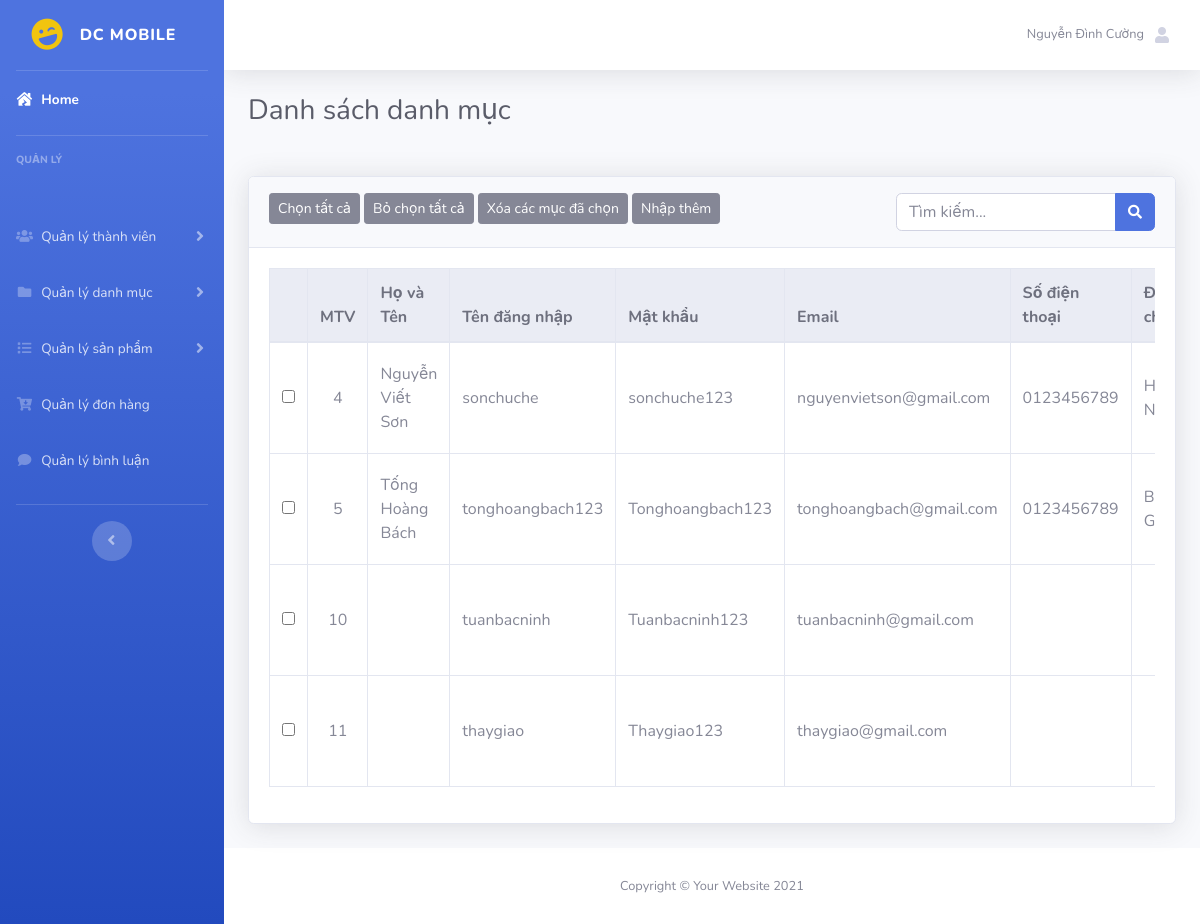
The app's page /admin/index.php?act=listtv (signed in), older data.
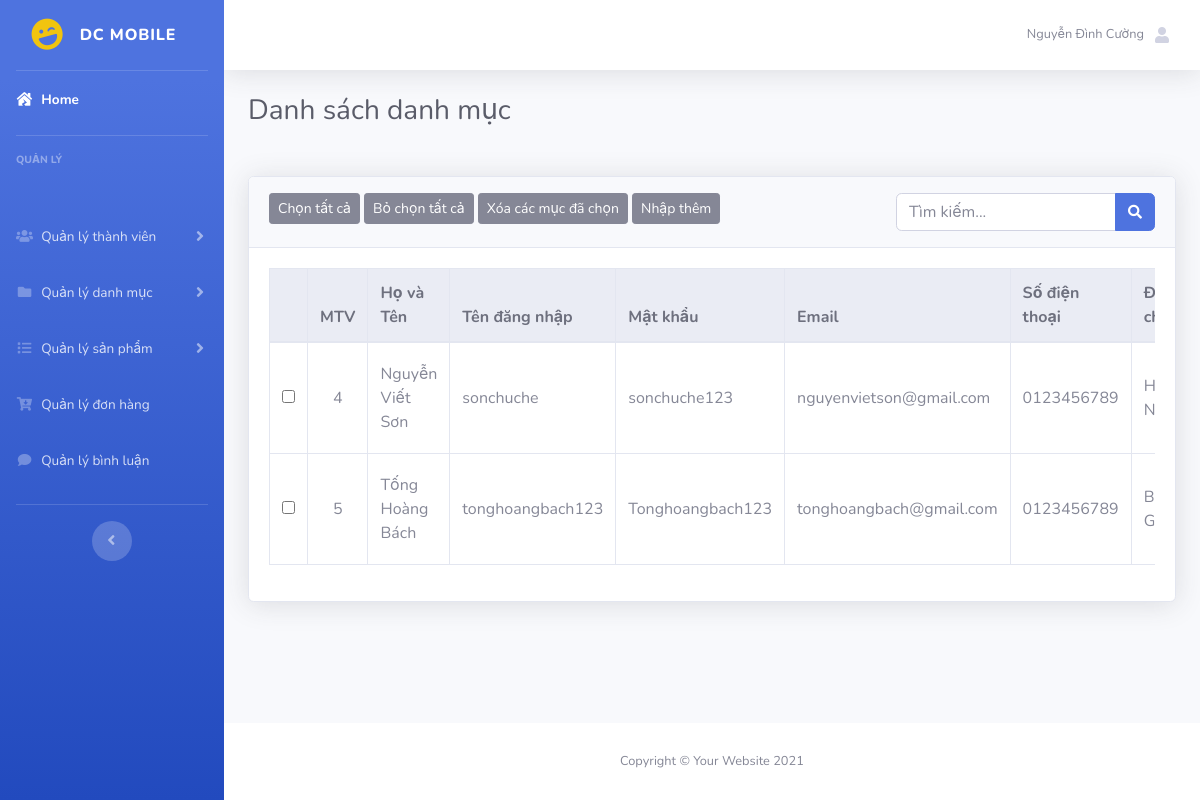
The same page, newer data.
### tables this page shows
CREATE TABLE `taikhoan` (
  `id` int(5) NOT NULL,
  `hovaten` varchar(50) DEFAULT NULL,
  `tendangnhap` varchar(50) NOT NULL,
  `matkhau` varchar(50) NOT NULL,
  `email` varchar(255) NOT NULL,
  `sodienthoai` varchar(20) DEFAULT NULL,
  `diachi` varchar(255) DEFAULT NULL,
  `role` tinyint(5) NOT NULL DEFAULT 0
);

### model/pdo.php (called while the page is built, shortened)
<?php
function pdo_get_connection(){
    $servername = "localhost";
    $username = "root";
    $password = "";
    try {
        $conn = new PDO("mysql:host=$servername;dbname=du_an_1", $username, $password);
        $conn->setAttribute(PDO::ATTR_ERRMODE, PDO::ERRMODE_EXCEPTION);
        return $conn;
    } catch(PDOException $e) {
        echo "Connection failed: " . $e->getMessage();
    }
}
function pdo_query($sql){
    $sql_args=array_slice(func_get_args(),1);
    try{
        $conn=pdo_get_connection();
        $stmt=$conn->prepare($sql);
        $stmt->execute($sql_args);
        $rows=$stmt->fetchAll();
        return $rows;
    }
    catch(PDOException $e){
        throw $e;
    }
    finally{
        unset($conn);
    }
}
?>

### model/taikhoan.php (called while the page is built, shortened)
<?php
function load_all_tk($vaitro,$kyw){
    $query="SELECT * FROM taikhoan WHERE 1";
    if($vaitro==1){
        $query .=" AND role=".$vaitro;
    }else if($vaitro==0){
        $query .=" AND role=".$vaitro;
    }
    $query .=" ORDER BY id asc";
    return pdo_query($query);
}
?>

### admin/taikhoan/listtv.php (the view, shortened to what this page needs)
 <div class="container-fluid">
    <h1 class="h3 mb-2 text-gray-800 mb-5">Danh sách danh mục</h1>
    <div class="card shadow mb-4">
        <div class="card-header py-3">
            <button class="btn btn-secondary btn-sm">Chọn tất cả</button>
            <button class="btn btn-secondary btn-sm">Bỏ chọn tất cả</button>
            <button class="btn btn-secondary btn-sm">Xóa các mục đã chọn</button>
            <a href="?act=addtk"><button class="btn btn-secondary btn-sm">Nhập thêm</button></a>
            <form action="?act=listtv" method="post" class="float-right">
                <div class="input-group">
                    <input type="text" class="form-control" name="kyw" placeholder="Tìm kiếm...">
                    <div class="input-group-append">
                        <button class="btn btn-primary" type="submit" name="search">
                            <i class="fas fa-search fa-sm"></i>
                        </button>
                    </div>
                </div>
            </form>
        </div>
        <div class="card-body">
            <div class="table-responsive">
                <table class="table table-bordered" width="100%" cellspacing="0">
                    <thead class="thead-light">
                        <tr>
                            <th></th>
                            <th>MTV</th>
                            <th>Họ và Tên</th>
                            <th>Tên đăng nhập</th>
                            <th>Mật khẩu</th>
                            <th>Email</th>
                            <th>Số điện thoại</th>
                            <th>Địa chỉ</th>
                        </tr>
                    </thead>
                    <tbody>
                    <?php
                        foreach ($listtk as $tk) {
                            extract($tk);
                            if($role==1){
                                $role="Quản trị viên";
                            }else{
                                $role="Thành viên";
                            }
                            echo '<tr>
                                    <td class="align-middle text-center"><input type="checkbox" name="select" id=""></td>
                                    <td class="align-middle text-center">'.$id.'</td>
                                    <td class="col-2 align-middle">'.$hovaten.'</td>
                                    <td class="col-1 align-middle">'.$tendangnhap.'</td>
                                    <td  class="col-1 align-middle">'.$matkhau.'</td>
                                    <td  class="col-1 align-middle">'.$email.'</td>
                                    <td class="col-1 align-middle">'.$sodienthoai.'</td>
                                    <td class="col-2 align-middle">'.$diachi.'</td>
                                    <td>'.$role.'</td>
                                    <td class="col-2 align-middle text-center"><a href="?act=updatetk&id='.$id.'"><button class="btn btn-secondary btn-sm">Sửa</button></a> |
                                        <a href="?act=xoatk&id='.$id.'"><button class="btn btn-secondary btn-sm">Xóa</button></a></td>
                                </tr>';
                        }
                        ?>
                    </tbody>
                </table>
            </div>
        </div>
    </div>
</div>

Row changes from the older to the newer data that the page shows:
removed taikhoan: id "10", tendangnhap "tuanbacninh", matkhau "Tuanbacninh123", email "tuanbacninh@gmail.com"
removed taikhoan: id "11", tendangnhap "thaygiao", matkhau "Thaygiao123", email "thaygiao@gmail.com"
